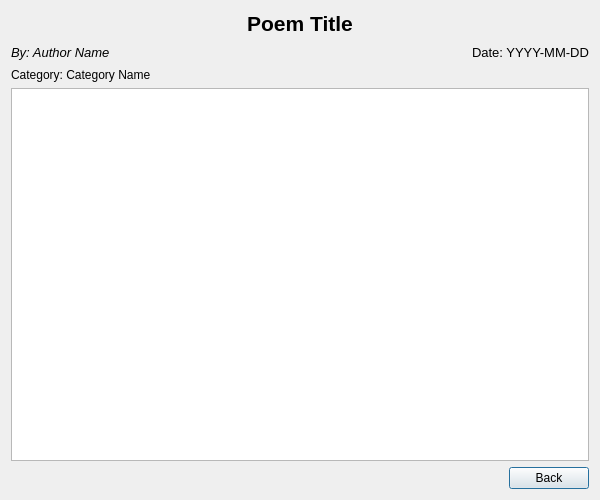
<?xml version="1.0" encoding="UTF-8"?>
<ui version="4.0">
 <class>ViewPoem</class>
 <widget class="QDialog" name="ViewPoem">
  <property name="geometry">
   <rect>
    <x>0</x>
    <y>0</y>
    <width>600</width>
    <height>500</height>
   </rect>
  </property>
  <property name="windowTitle">
   <string>World of Poetry - View Poem</string>
  </property>
  <layout class="QVBoxLayout" name="verticalLayout">
   <item>
    <widget class="QLabel" name="label_poemTitle">
     <property name="font">
      <font>
       <pointsize>16</pointsize>
       <bold>true</bold>
      </font>
     </property>
     <property name="text">
      <string>Poem Title</string>
     </property>
     <property name="alignment">
      <set>Qt::AlignCenter</set>
     </property>
    </widget>
   </item>
   <item>
    <layout class="QHBoxLayout" name="horizontalLayout_2">
     <item>
      <widget class="QLabel" name="label_author">
       <property name="font">
        <font>
         <pointsize>10</pointsize>
         <italic>true</italic>
        </font>
       </property>
       <property name="text">
        <string>By: Author Name</string>
       </property>
      </widget>
     </item>
     <item>
      <spacer name="horizontalSpacer_2">
       <property name="orientation">
        <enum>Qt::Horizontal</enum>
       </property>
       <property name="sizeHint" stdset="0">
        <size>
         <width>40</width>
         <height>20</height>
        </size>
       </property>
      </spacer>
     </item>
     <item>
      <widget class="QLabel" name="label_date">
       <property name="font">
        <font>
         <pointsize>10</pointsize>
        </font>
       </property>
       <property name="text">
        <string>Date: YYYY-MM-DD</string>
       </property>
      </widget>
     </item>
    </layout>
   </item>
   <item>
    <widget class="QLabel" name="label_category">
     <property name="text">
      <string>Category: Category Name</string>
     </property>
    </widget>
   </item>
   <item>
    <widget class="QTextBrowser" name="textBrowser_poemContent">
     <property name="readOnly">
      <bool>true</bool>
     </property>
    </widget>
   </item>
   <item>
    <layout class="QHBoxLayout" name="horizontalLayout">
     <item>
      <spacer name="horizontalSpacer">
       <property name="orientation">
        <enum>Qt::Horizontal</enum>
       </property>
       <property name="sizeHint" stdset="0">
        <size>
         <width>40</width>
         <height>20</height>
        </size>
       </property>
      </spacer>
     </item>
     <item>
      <widget class="QPushButton" name="pushButton_back">
       <property name="text">
        <string>Back</string>
       </property>
      </widget>
     </item>
    </layout>
   </item>
  </layout>
 </widget>
 <resources/>
 <connections/>
</ui>
